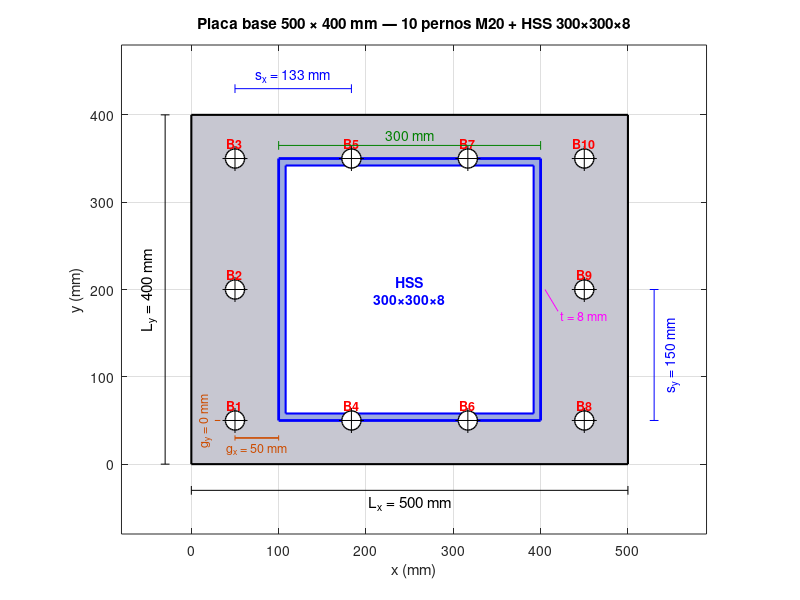
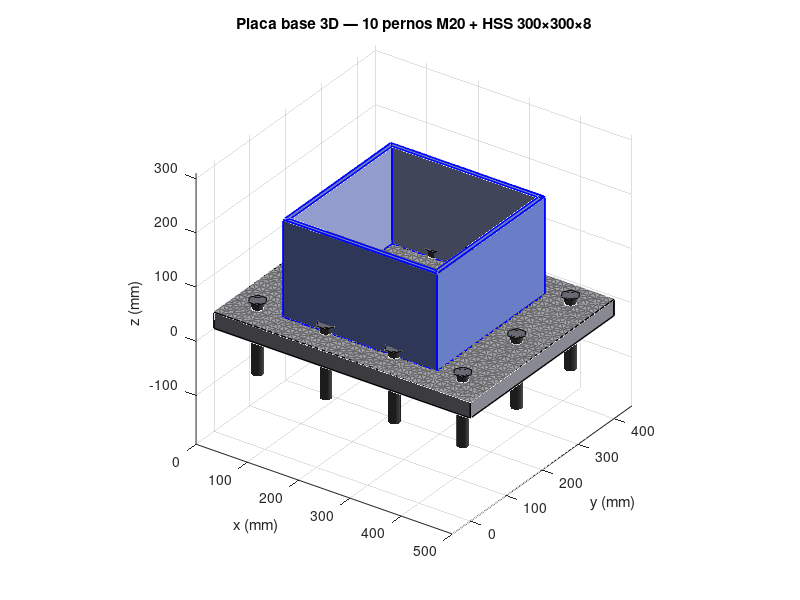
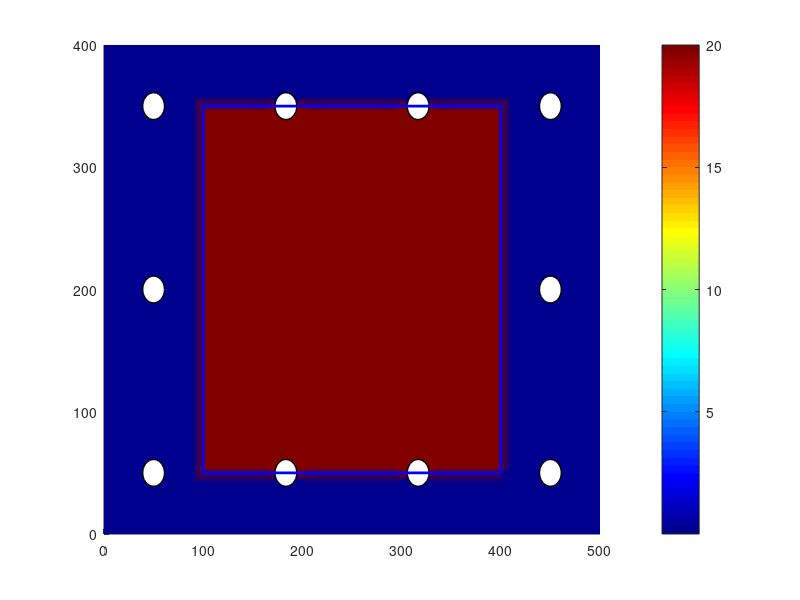

MATLAB code for these plots, in order: (Note: this script raises an error after producing the figures.)
%% Placa base de columna metálica con N×M orificios para pernos
close all
mkdir('demo_placa_base_figs');

%% ===== PARÁMETROS =====
Lx = 500;          % largo placa (mm)
Ly = 400;          % ancho placa (mm)
t = 30;            % espesor (mm)
nx = 4;            % nº pernos en dirección x
ny = 3;            % nº pernos en dirección y
d_perno = 20;      % diámetro perno M20
d_orif = 22;       % diámetro orificio (perno + holgura)
edge = 50;         % distancia al borde (mm)
% Columna HSS 300×300×8 (tubo cuadrado hueco) en el centro
b_col = 300; h_col = 300; t_col = 8;   % HSS 300×300×8

%% ===== POSICIONES DE PERNOS (solo perimetrales, NO en el centro) =====
xb = linspace(edge, Lx-edge, nx);
yb = linspace(edge, Ly-edge, ny);
[XB, YB] = meshgrid(xb, yb);
xp_all = XB(:); yp_all = YB(:);
% Filtro: solo pernos en el perímetro (primera/última fila O primera/última columna)
is_perim = (XB == xb(1)) | (XB == xb(end)) | (YB == yb(1)) | (YB == yb(end));
xp = xp_all(is_perim(:));
yp = yp_all(is_perim(:));
nPernos = numel(xp);
fprintf('Total pernos perimetrales: %d (de %d×%d=%d totales)\n', nPernos, nx, ny, nx*ny);

%% =====================================================================
%% FIGURA 1 — Vista en planta con cotas
%% =====================================================================
figure('Position',[100 100 1000 700]); hold on; axis equal;

% Placa base (rectángulo gris)
patch([0 Lx Lx 0], [0 0 Ly Ly], [.78 .78 .82], 'EdgeColor','k', 'LineWidth',1.5);

% Columna HSS 300×300×8 (tubo cuadrado hueco) en el centro
xc = Lx/2 - b_col/2; yc = Ly/2 - h_col/2;
% Sección exterior
patch([xc xc+b_col xc+b_col xc], [yc yc yc+h_col yc+h_col], [.5 .6 .9], ...
      'EdgeColor','b', 'LineWidth',2, 'FaceAlpha',0.6);
% Hueco interior (tubo)
xi = xc + t_col; yi = yc + t_col;
bi = b_col - 2*t_col; hi = h_col - 2*t_col;
patch([xi xi+bi xi+bi xi], [yi yi yi+hi yi+hi], 'w', ...
      'EdgeColor','b', 'LineWidth',1.5);
text(Lx/2, Ly/2, sprintf('HSS\n%d×%d×%d', b_col, h_col, t_col), ...
     'HorizontalAlignment','center', 'FontSize',10, ...
     'FontWeight','bold', 'Color','b');

% Orificios (círculos blancos)
theta = linspace(0, 2*pi, 30);
for k = 1:nPernos
    rorif = d_orif/2;
    xx = xp(k) + rorif*cos(theta);
    yy = yp(k) + rorif*sin(theta);
    patch(xx, yy, 'w', 'EdgeColor','k', 'LineWidth',1);
    % Cruz indicadora de centro
    line([xp(k)-rorif*1.3 xp(k)+rorif*1.3], [yp(k) yp(k)], 'Color','k', 'LineWidth',0.5);
    line([xp(k) xp(k)], [yp(k)-rorif*1.3 yp(k)+rorif*1.3], 'Color','k', 'LineWidth',0.5);
end

% Numeración pernos
for k = 1:nPernos
    text(xp(k), yp(k)+18, sprintf('B%d', k), 'HorizontalAlignment','center', ...
         'FontSize',9, 'Color','r', 'FontWeight','bold');
end

% Cotas exteriores
% Cota Lx (abajo)
line([0 Lx], [-30 -30], 'Color','k');
line([0 0], [-25 -35], 'Color','k');
line([Lx Lx], [-25 -35], 'Color','k');
text(Lx/2, -45, sprintf('L_x = %d mm', Lx), 'HorizontalAlignment','center', 'FontSize',11);
% Cota Ly (izquierda)
line([-30 -30], [0 Ly], 'Color','k');
line([-25 -35], [0 0], 'Color','k');
line([-25 -35], [Ly Ly], 'Color','k');
text(-50, Ly/2, sprintf('L_y = %d mm', Ly), 'HorizontalAlignment','center', ...
     'Rotation',90, 'FontSize',11);
% Cota separación pernos en x
if nx >= 2
    sx = xb(2) - xb(1);
    line([xb(1) xb(2)], [Ly+30 Ly+30], 'Color','b');
    line([xb(1) xb(1)], [Ly+25 Ly+35], 'Color','b');
    line([xb(2) xb(2)], [Ly+25 Ly+35], 'Color','b');
    text((xb(1)+xb(2))/2, Ly+45, sprintf('s_x = %.0f mm', sx), ...
         'HorizontalAlignment','center', 'FontSize',10, 'Color','b');
end
% Cota separación pernos en y
if ny >= 2
    sy = yb(2) - yb(1);
    line([Lx+30 Lx+30], [yb(1) yb(2)], 'Color','b');
    line([Lx+25 Lx+35], [yb(1) yb(1)], 'Color','b');
    line([Lx+25 Lx+35], [yb(2) yb(2)], 'Color','b');
    text(Lx+50, (yb(1)+yb(2))/2, sprintf('s_y = %.0f mm', sy), ...
         'HorizontalAlignment','center', 'Rotation',90, 'FontSize',10, 'Color','b');
end

% ===== COTAS DEL HSS =====
% Lado HSS (cota superior interior)
line([xc xc+b_col], [yc+h_col+15 yc+h_col+15], 'Color',[0 .5 0]);
line([xc xc], [yc+h_col+10 yc+h_col+20], 'Color',[0 .5 0]);
line([xc+b_col xc+b_col], [yc+h_col+10 yc+h_col+20], 'Color',[0 .5 0]);
text(xc+b_col/2, yc+h_col+27, sprintf('%d mm', b_col), ...
     'HorizontalAlignment','center', 'FontSize',10, 'Color',[0 .5 0]);

% Espesor t_col (detalle ampliado con flecha)
xtt = xc + b_col + 5;
line([xtt xtt+15], [yc+h_col/2 yc+h_col/2-25], 'Color','m');
text(xtt+18, yc+h_col/2-30, sprintf('t = %d mm', t_col), ...
     'FontSize',9, 'Color','m');

% Distancia HSS ↔ perno más cercano (cota "g")
% Tomamos perno B1 (esquina inferior-izquierda): xp(1), yp(1)
% Y la esquina del HSS más cercana: (xc, yc)
g_x = xc - xp(1);   % distancia horizontal centro-perno → cara HSS
g_y = yc - yp(1);
% Cota horizontal g_x (desde perno B1 hasta cara izquierda del HSS)
y_cota_g = yp(1) - 20;
line([xp(1) xc], [y_cota_g y_cota_g], 'Color',[.8 .3 0], 'LineWidth',1.2);
line([xp(1) xp(1)], [y_cota_g-3 y_cota_g+3], 'Color',[.8 .3 0]);
line([xc xc], [y_cota_g-3 y_cota_g+3], 'Color',[.8 .3 0]);
text((xp(1)+xc)/2, y_cota_g-12, sprintf('g_x = %.0f mm', g_x), ...
     'HorizontalAlignment','center', 'FontSize',9, 'Color',[.8 .3 0]);
% Cota vertical g_y
x_cota_g = xp(1) - 20;
line([x_cota_g x_cota_g], [yp(1) yc], 'Color',[.8 .3 0], 'LineWidth',1.2);
line([x_cota_g-3 x_cota_g+3], [yp(1) yp(1)], 'Color',[.8 .3 0]);
line([x_cota_g-3 x_cota_g+3], [yc yc], 'Color',[.8 .3 0]);
text(x_cota_g-15, (yp(1)+yc)/2, sprintf('g_y = %.0f mm', g_y), ...
     'HorizontalAlignment','center', 'Rotation',90, 'FontSize',9, 'Color',[.8 .3 0]);

title(sprintf('Placa base %d × %d mm — %d pernos M%d + HSS %d×%d×%d', ...
              Lx, Ly, nPernos, d_perno, b_col, h_col, t_col));
xlabel('x (mm)'); ylabel('y (mm)');
xlim([-80 Lx+90]); ylim([-80 Ly+80]);
grid on; box on;
saveas(gcf,'demo_placa_base_figs/01_planta.png');

%% =====================================================================
%% FIGURA 2 — Vista 3D con espesor (extruida)
%% =====================================================================
% Genero malla T3 que respeta los orificios
[xg, yg] = meshgrid(linspace(0,Lx,40), linspace(0,Ly,30));
xn = xg(:); yn = yg(:);
% Quitar puntos dentro de los orificios
keep = true(size(xn));
for k = 1:nPernos
    in_orif = (xn-xp(k)).^2 + (yn-yp(k)).^2 < (d_orif/2)^2;
    keep = keep & ~in_orif;
end
xn = xn(keep); yn = yn(keep);
% Agregar puntos sobre el borde de cada orificio para malla limpia
n_arc = 16;
for k = 1:nPernos
    th = linspace(0, 2*pi, n_arc+1); th = th(1:end-1);
    xn = [xn; xp(k) + d_orif/2 * cos(th)'];
    yn = [yn; yp(k) + d_orif/2 * sin(th)'];
end
tri = delaunay(xn, yn);
% Filtrar triángulos dentro de los orificios
cx = (xn(tri(:,1)) + xn(tri(:,2)) + xn(tri(:,3))) / 3;
cy = (yn(tri(:,1)) + yn(tri(:,2)) + yn(tri(:,3))) / 3;
keep_tri = true(size(cx));
for k = 1:nPernos
    in_orif = (cx-xp(k)).^2 + (cy-yp(k)).^2 < (d_orif/2 * 0.95)^2;
    keep_tri = keep_tri & ~in_orif;
end
tri = tri(keep_tri,:);
nNodes = numel(xn);
nTri = size(tri,1);

figure('Position',[100 100 1100 700]); hold on;
% Cara superior de la placa
z_top = t * ones(nNodes,1);
patch('Faces', tri, 'Vertices', [xn yn z_top], ...
      'FaceColor',[.78 .78 .82], 'EdgeColor',[.4 .4 .4], 'LineWidth',0.3);
% Cara inferior
z_bot = zeros(nNodes,1);
patch('Faces', tri, 'Vertices', [xn yn z_bot], ...
      'FaceColor',[.78 .78 .82], 'EdgeColor','none');
% Bordes laterales (4 lados del rectángulo)
% lado y=0
sx_pts = linspace(0, Lx, 30)';
zs_lat = [zeros(size(sx_pts)); t*ones(size(sx_pts))];
xs_lat = [sx_pts; sx_pts];
ys_lat = zeros(size(xs_lat));
% Hago el lateral como rectángulos verticales
for side = 1:4
    switch side
        case 1, p1 = [0 0]; p2 = [Lx 0];
        case 2, p1 = [Lx 0]; p2 = [Lx Ly];
        case 3, p1 = [Lx Ly]; p2 = [0 Ly];
        case 4, p1 = [0 Ly]; p2 = [0 0];
    end
    patch([p1(1) p2(1) p2(1) p1(1)], [p1(2) p2(2) p2(2) p1(2)], [0 0 t t], ...
          [.65 .65 .70], 'EdgeColor','k', 'LineWidth',1);
end
% Cilindros (pernos) — uno por orificio
for k = 1:nPernos
    th_c = linspace(0, 2*pi, 30);
    rp = d_perno/2;
    xcyl = xp(k) + rp*cos(th_c);
    ycyl = yp(k) + rp*sin(th_c);
    % Anclaje hacia abajo (longitud = 1.5·t)
    L_anc = 3*t;
    % Cuerpo del perno
    for j = 1:length(th_c)-1
        patch([xcyl(j) xcyl(j+1) xcyl(j+1) xcyl(j)], ...
              [ycyl(j) ycyl(j+1) ycyl(j+1) ycyl(j)], ...
              [-L_anc -L_anc t+15 t+15], ...
              [.3 .3 .3], 'EdgeColor','none');
    end
    % Tuerca arriba
    nut_r = d_perno*0.8;
    nut_pts = linspace(0, 2*pi, 7); nut_pts = nut_pts(1:end-1);
    patch(xp(k)+nut_r*cos(nut_pts), yp(k)+nut_r*sin(nut_pts), ...
          (t+15)*ones(1,6), [.5 .5 .55], 'EdgeColor','k', 'LineWidth',0.5);
end

% Columna HSS 300×300×8 (tubo cuadrado hueco)
hcol_show = 180;   % altura visible (mm)
z0 = t;            % base de la columna = top de la placa
z1 = t + hcol_show;
% Coordenadas: 4 esquinas exteriores + 4 esquinas interiores
xo = [xc xc+b_col xc+b_col xc];                  % exterior
yo = [yc yc yc+h_col yc+h_col];
xi_v = [xc+t_col xc+b_col-t_col xc+b_col-t_col xc+t_col];   % interior
yi_v = [yc+t_col yc+t_col yc+h_col-t_col yc+h_col-t_col];

% Tapa SUPERIOR del tubo (anillo cuadrado) — usando 4 patches en lugar de polígono con hueco
for k = 1:4
    kn = mod(k,4)+1;
    patch([xo(k) xo(kn) xi_v(kn) xi_v(k)], ...
          [yo(k) yo(kn) yi_v(kn) yi_v(k)], ...
          [z1 z1 z1 z1], [.5 .6 .9], 'EdgeColor','b', 'LineWidth',1);
end
% Tapa INFERIOR del tubo (anillo en z=z0) — opcional, sólo borde para que se vea hueco
for k = 1:4
    kn = mod(k,4)+1;
    patch([xo(k) xo(kn) xi_v(kn) xi_v(k)], ...
          [yo(k) yo(kn) yi_v(kn) yi_v(k)], ...
          [z0 z0 z0 z0], [.55 .65 .95], 'EdgeColor','b', 'LineWidth',1);
end
% Caras exteriores del tubo (4 paredes verticales exteriores)
for k = 1:4
    kn = mod(k,4)+1;
    patch([xo(k) xo(kn) xo(kn) xo(k)], ...
          [yo(k) yo(kn) yo(kn) yo(k)], ...
          [z0 z0 z1 z1], [.5 .6 .95], 'EdgeColor','b', 'LineWidth',1.2);
end
% Caras interiores (paredes del hueco — apenas visibles desde fuera, pero válidas)
for k = 1:4
    kn = mod(k,4)+1;
    patch([xi_v(k) xi_v(kn) xi_v(kn) xi_v(k)], ...
          [yi_v(k) yi_v(kn) yi_v(kn) yi_v(k)], ...
          [z0 z0 z1 z1], [.7 .75 .98], 'EdgeColor','b', 'LineWidth',0.8);
end

title(sprintf('Placa base 3D — %d pernos M%d + HSS %d×%d×%d', ...
              nPernos, d_perno, b_col, h_col, t_col));
xlabel('x (mm)'); ylabel('y (mm)'); zlabel('z (mm)');
view(35, 30); axis equal;
light('Position',[1 1 1]); lighting gouraud; material dull;
grid on;
saveas(gcf,'demo_placa_base_figs/02_3D.png');

%% =====================================================================
%% FIGURA 3 — Mapa de tensiones σ_vm sobre la placa (FEM simulado)
%% =====================================================================
% Simulamos σ_vm: máximo cerca de cada perno + concentración bajo la columna
sigma_vm = zeros(size(xn));
% Carga axial 500 kN sobre columna → distribución por anclajes
P_total = 500e3;       % N
P_perno = P_total/nPernos;
for k = 1:nPernos
    r2 = (xn-xp(k)).^2 + (yn-yp(k)).^2;
    sigma_vm = sigma_vm + P_perno ./ (r2/100 + 50);  % Pa
end
% Base por la columna (compresión bajo el perfil)
in_col = (xn >= xc) & (xn <= xc+b_col) & (yn >= yc) & (yn <= yc+h_col);
sigma_vm = sigma_vm + 20e6 * in_col;  % +20 MPa bajo columna

figure('Position',[100 100 1000 700]); hold on;
patch('Faces', tri, 'Vertices', [xn yn], ...
      'FaceVertexCData', sigma_vm/1e6, 'FaceColor','interp', ...
      'EdgeColor','none');
% Contorno de orificios visible
for k = 1:nPernos
    th = linspace(0, 2*pi, 30);
    plot(xp(k) + d_orif/2*cos(th), yp(k) + d_orif/2*sin(th), 'k-', 'LineWidth',1);
end
% Contorno de columna
plot([xc xc+b_col xc+b_col xc xc], [yc yc yc+h_col yc+h_col yc], 'b-', 'LineWidth',2);

colormap(jet); cb = colorbar; cb.Label.String = '\sigma_{vm} (MPa)';
title('Mapa \sigma_{vm} sobre placa base (simulado FEM)');
xlabel('x (mm)'); ylabel('y (mm)'); axis equal tight;
grid on; box on;
saveas(gcf,'demo_placa_base_figs/03_sigma_vm.png');

disp('Done');
exit;
